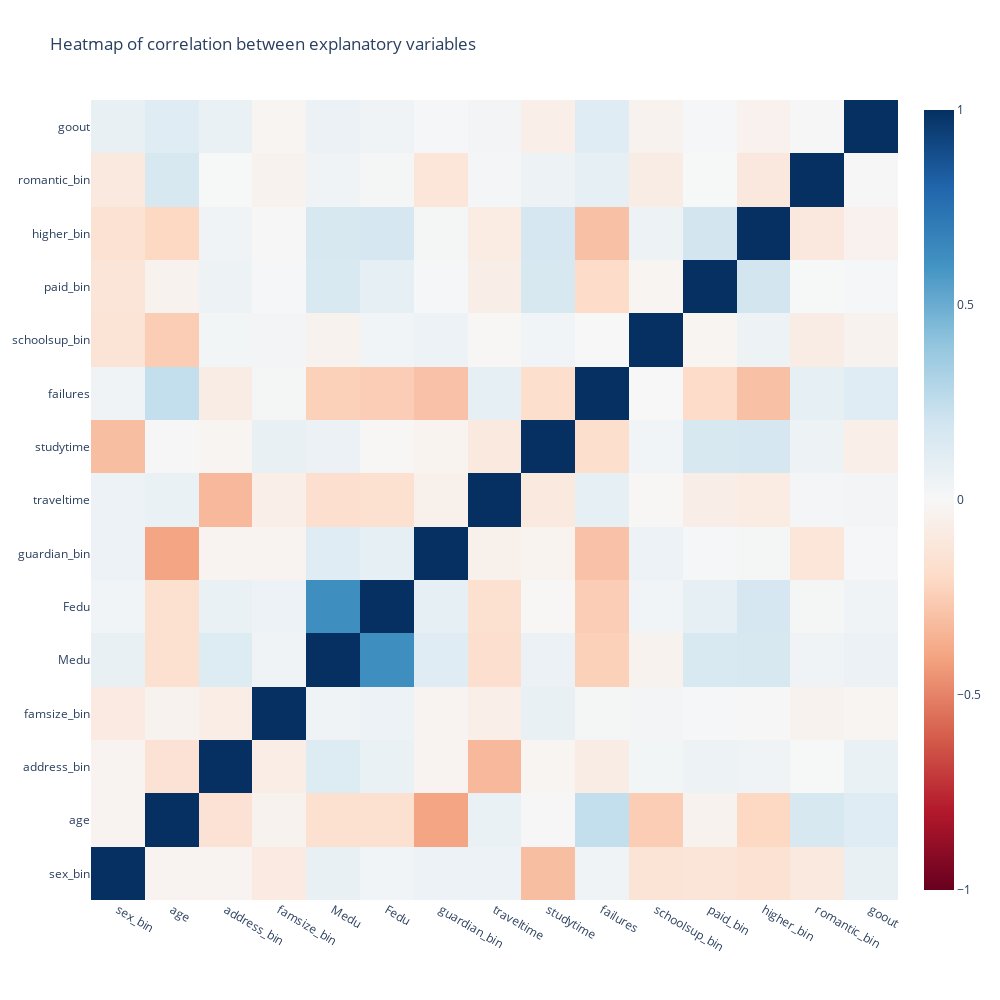

The cell this chart's notebook holds for it:
### Code cell
significant_features = ["sex_bin", "age", "address_bin", "famsize_bin", "Medu", "Fedu", "guardian_bin", "traveltime", "studytime", 
                             "failures", "schoolsup_bin", "paid_bin", "higher_bin", "romantic_bin", "goout"]

fig = go.Figure(go.Heatmap(
                    x=data[significant_features].columns,
                    y=data[significant_features].columns,
                    z=data[significant_features].corr(),
                    colorscale="RdBu",
                    zmin=-1,
                    zmax=1,
                ),
                layout_title_text="Heatmap of correlation between explanatory variables",
)

fig.update_layout(
    autosize=True,
    width=1000,
    height=1000,
    margin=dict(l=50, r=50, t=100, b=100),
)

fig.show()

### Figure 1 — Plotly figure (JSON) as saved in the notebook; plotly's stock layout.template omitted (floating-point values rounded to 4 significant figures; data arrays with more than 128 entries replaced by an {"elided": "..."} marker saying what was removed)
{"data": [{"colorscale": [[0, "rgb(103,0,31)"], [0.1, "rgb(178,24,43)"], [0.2, "rgb(214,96,77)"], [0.3, "rgb(244,165,130)"], [0.4, "rgb(253,219,199)"], [0.5, "rgb(247,247,247)"], [0.6, "rgb(209,229,240)"], [0.7, "rgb(146,197,222)"], [0.8, "rgb(67,147,195)"], [0.9, "rgb(33,102,172)"], [1, "rgb(5,48,97)"]], "type": "heatmap", "x": ["sex_bin", "age", "address_bin", "famsize_bin", "Medu", "Fedu", "guardian_bin", "traveltime", "studytime", "failures", "schoolsup_bin", "paid_bin", "higher_bin", "romantic_bin", "goout"], "y": ["sex_bin", "age", "address_bin", "famsize_bin", "Medu", "Fedu", "guardian_bin", "traveltime", "studytime", "failures", "schoolsup_bin", "paid_bin", "higher_bin", "romantic_bin", "goout"], "z": {"elided": "15x15 float values"}, "zmax": 1, "zmin": -1}], "layout": {"autosize": true, "height": 1000, "margin": {"b": 100, "l": 50, "r": 50, "t": 100}, "title": {"text": "Heatmap of correlation between explanatory variables"}, "width": 1000}}
